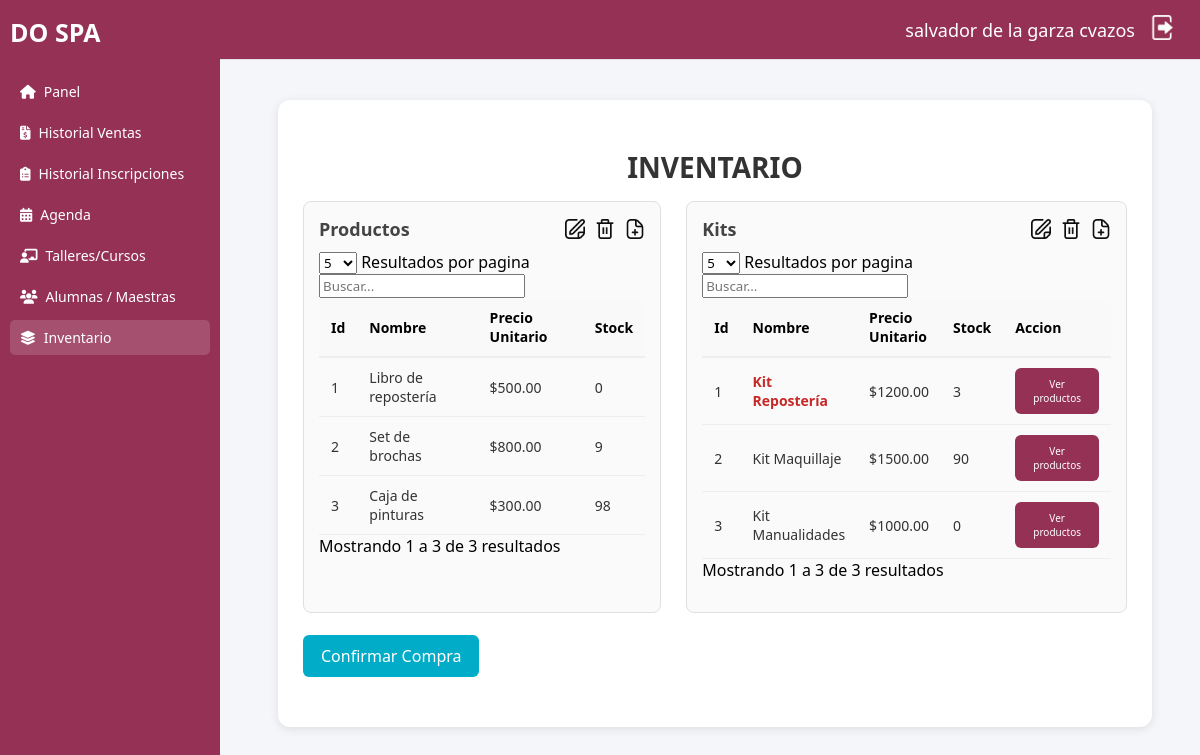
The page /inventario.php (signed in) on the database its author committed.
### tables this page shows
CREATE TABLE `productos` (
  `id_producto` int(11) NOT NULL,
  `nombre` varchar(255) DEFAULT NULL,
  `precio_unitario` decimal(10,2) DEFAULT NULL,
  `Stock` int(11) NOT NULL,
  `Activo` tinyint(1) NOT NULL DEFAULT 1
);

CREATE TABLE `kits_productos` (
  `id_kit` int(11) NOT NULL,
  `nombre` varchar(255) DEFAULT NULL,
  `precio_unitario` decimal(10,2) DEFAULT NULL,
  `Stock` int(11) NOT NULL,
  `Activo` tinyint(1) NOT NULL DEFAULT 1
);

### inventario.php (the view, shortened to what this page needs)
<?php
include_once("conexion.php");
if(empty($_SESSION['Id_Usuario'])){header("location: index.html");}else{
  $Nombre = $_SESSION['nombre'];
  $Amat = $_SESSION['amat'];
  $Apat = $_SESSION['apat'];
?>
<!DOCTYPE html>
<html lang="es">
  <head>
    <link rel="stylesheet" href="css/inventario_modal.css">
    <link rel="stylesheet" href="css/sidebar.css">
    <link rel="stylesheet" href="css/header.css">
    <link rel="stylesheet" href="css/inventario.css">
    <link rel="stylesheet" href="https://cdnjs.cloudflare.com/ajax/libs/font-awesome/6.4.0/css/all.min.css">
    <link rel="stylesheet" href="https://cdn.jsdelivr.net/npm/simple-datatables@latest/dist/style.css">
    <link rel="stylesheet" href="inventario_modal.css">
  </head>
  <body>
    <div class="dashboard">
      <aside class="sidebar">
        <div class="logo">DO SPA</div>
        <ul id="menu">
          <li><a href="main.php"><i class="fas fa-home"></i> Panel</a></li>
          <li><a href="ventas.php"><i class="fas fa-file-invoice-dollar"></i> Historial Ventas</a></li>
          <li><a href="inscripciones.php"><i class="fas fa-clipboard-list"></i> Historial Inscripciones</a></li>
          <li><a href="agenda.php"><i class="fas fa-calendar-days"></i> Agenda</a></li>
          <li><a href="talleres-cursos.php"><i class="fas fa-chalkboard-teacher"></i>Talleres/Cursos</a></li>
          <li><a href="alumnas-maestras.php"><i class="fa-solid fa-users"></i><span>Alumnas / Maestras</span></a></li>
          <li class="active"><a href="inventario.php"><i class="fas fa-layer-group"></i> Inventario</a></li>
        </ul>
      </aside>
      <main class="main">
              <header class="topbar">
                  <div class="user-info">
                  <span><?php echo $Nombre." ".$Apat." ".$Amat ?></span>
                  <a href="muerte.php"><img src="img/logout.png" id="btn-logout" alt="Salir"></a>
                  </div>
              </header>
              <div class="inventario">
                  <h2 class="titulo-inventario" align="center">INVENTARIO</h2>
                  <div class="tablas-inventario">
                      <section class="productos">
                      <div class="section-header">
                          <h3>Productos</h3>
                          <div class="section-actions">
                              <img src="img/editar.png" alt="Editar" class="icon btn-editar" width="20" data-tipo="producto">
                              <img src="img/eliminar.png" alt="Poner Stock 0" class="icon btn-stock-cero" width="20" data-tipo="producto">
                            <img src="img/agregar.png" alt="Agregar" class="icon btn-agregar-producto" width="20" style="cursor:pointer;">
                          </div>
                      </div>
                      <table id="TablaProductos" class="display">
                          <thead>
                          <tr>
                              <th>Id</th>
                              <th>Nombre</th>
                              <th>Precio Unitario</th>
                              <th>Stock</th>
                          </tr>
                          </thead>
                          <tbody>
                          <?php
                              $sql = "SELECT * FROM productos";
                              $r = mysqli_query($conexion, $sql);
                              while($mostrar = mysqli_fetch_array($r)) {
                          ?>
                          <tr>
                              <td><?php echo $mostrar['id_producto'] ?></td>
                              <td ><?php echo $mostrar['nombre'] ?></td>
                              <td><?php echo "$".$mostrar['precio_unitario'] ?></td>
                              <td><?php echo $mostrar['Stock'] ?></td>
                          </tr>
                          <?php } ?>
                          </tbody>
                      </table>
                      </section>
                      <section class="kits">
                        <div class="section-header">
                            <h3>Kits</h3>
                            <div class="section-actions">
                                <img src="img/editar.png" alt="Editar" class="icon btn-editar" width="20" data-tipo="kit">
                                <img src="img/eliminar.png" alt="Eliminar" class="icon btn-eliminar" width="20" data-tipo="kit">
                                <img src="img/agregar.png" alt="Agregar" class="icon btn-agregar-kit"  width="20" style="cursor:pointer;">
                            </div>
                        </div>
                        <table id="TablaKits" class="display">
                            <thead>
                            <tr>
                                <th>Id</th>
                                <th>Nombre</th>
                                <th>Precio Unitario</th>
                                <th>Stock</th>
                                <th>Accion</th>
                            </tr>
                            </thead>
                            <tbody>
                            <?php
                                $sql = "
                                  SELECT k.*,
                                    CASE
                                      WHEN EXISTS (
                                        SELECT 1
                                        FROM productos_kits pk
                                        JOIN productos p ON p.id_producto = pk.id_producto
                                        WHERE pk.id_kit = k.id_kit AND p.Stock = 0
                                      ) THEN 1 ELSE 0
                                    END AS tiene_inactivos
                                  FROM kits_productos k
                                ";
                                $r = mysqli_query($conexion, $sql);
                                while($mostrar = mysqli_fetch_assoc($r)) {
                            ?>
                              <tr>
                                  <td><?php echo htmlspecialchars($mostrar['id_kit']); ?></td>
                                  <td class="nombre-kit">
                                    <?php echo htmlspecialchars($mostrar['nombre']); ?>
                                  </td>
                                  <td><?php echo "$".htmlspecialchars($mostrar['precio_unitario']); ?></td>
                                  <td><?php echo htmlspecialchars($mostrar['Stock']); ?></td>
                                  <td>
                                    <button class="btn-ver-productos" data-id="<?php echo htmlspecialchars($mostrar['id_kit']); ?>">Ver productos</button>
                                  </td>
                              </tr>
                            <?php } ?>
                            </tbody>
                        </table>
                      </section>
                  </div>
                  <br>
                  <button class="btn-confirmar" disabled>Confirmar Compra</button>
            </div>
      </main>
    </div>
  </body>
</html>
<?php
}
?>

### css/inventario_modal.css (style rules this page uses)
.btn-ver-productos { align-self: flex-start; margin-bottom: 0px; padding: 9px 18px; background: #943154; border: none; border-radius: 6px; color: white; font-size: 10px; cursor: pointer; transition: 0.2s ease; }

### css/sidebar.css (style rules this page uses)
.sidebar { position: fixed; top: 0; left: 0; width: 220px; height: 100vh; background: #943154; color: #fff; padding: 15px 10px; box-sizing: border-box; font-family: 'Segoe UI', sans-serif; }
.sidebar .logo { font-size: 25px; font-weight: bold; margin-bottom: 25px; text-align: left; color: #fff; }
.sidebar ul { list-style: none; margin: 0; padding: 0; }
.sidebar li { margin: 6px 0; }
.sidebar a { display: flex; align-items: center; gap: 8px; padding: 8px 10px; color: #fff; text-decoration: none; font-size: 14px; border-radius: 5px; transition: background 0.3s; }
.sidebar a:hover, .sidebar .active a { background: rgba(255, 255, 255, 0.15); }

### css/header.css (style rules this page uses)
html { background: #f5f6fa; }
#btn-logout { cursor: pointer; width: 25px; transition: ease-in-out .15s; }
.topbar { position: fixed; top: 0; left: 220px; right: 0; height: 60px; background: #943154; display: flex; align-items: center; justify-content: flex-end; padding: 0 25px; border-bottom: 1px solid #e0e0e0; box-sizing: border-box; z-index: 1000; }
.user-info { display: flex; align-items: center; gap: 15px; font-size: 18px; color: #333; }
.user-info span { font-weight: 500; color: white; }

### css/inventario.css (style rules this page uses)
* { font-family: 'Segoe UI', sans-serif; }
.main { margin-left: 230px; margin-top: 60px; padding: 20px; background: #f5f6fa; min-height: calc(100vh - 60px); box-sizing: border-box; font-family: 'Segoe UI', sans-serif; }
a { text-decoration: none; color: #000; }
.inventario { background: #fff; padding: 25px; border-radius: 12px; box-shadow: 0 2px 10px rgba(0,0,0,0.1); margin: 20px; flex: 1; display: flex; flex-direction: column; }
.inventario .titulo-inventario { font-size: 28px; font-weight: 700; margin-bottom: 15px; color: #333; }
.btn-confirmar { align-self: flex-start; margin-bottom: 25px; padding: 10px 18px; background: #00ACC8; border: none; border-radius: 6px; color: white; font-size: 16px; cursor: pointer; transition: 0.2s ease; }
.tablas-inventario { display: grid; grid-template-columns: 1fr 1fr; gap: 25px; }
.tablas-inventario section { background: #fafafa; border: 1px solid #e0e0e0; border-radius: 8px; padding: 15px; }
.tablas-inventario h3 { margin-bottom: 10px; font-size: 18px; color: #444; }
#TablaProductos, #personasTabla, #TablaKits { width: 100%; border-collapse: collapse; font-family: 'Segoe UI', sans-serif; font-size: 14px; }
.tablas-inventario .section-header { display: flex; align-items: center; justify-content: space-between; gap: 12px; margin-bottom: 10px; }
.tablas-inventario .section-header h3 { margin: 0; font-size: 18px; color: #444; }
.section-actions { display: flex; align-items: center; gap: 10px; }
.section-actions .icon { width: 20px; height: 20px; cursor: pointer; vertical-align: middle; opacity: 0.95; transition: transform .12s ease, opacity .12s ease; }

### rows shown on the page
productos: id_producto "1", nombre "Libro de repostería", precio_unitario "500.00", Stock "0"
productos: id_producto "2", nombre "Set de brochas", precio_unitario "800.00", Stock "9"
productos: id_producto "3", nombre "Caja de pinturas", precio_unitario "300.00", Stock "98"
kits_productos: id_kit "1", nombre "Kit Repostería", precio_unitario "1200.00", Stock "3"
kits_productos: id_kit "2", nombre "Kit Maquillaje", precio_unitario "1500.00", Stock "90"
kits_productos: id_kit "3", nombre "Kit Manualidades", precio_unitario "1000.00", Stock "0"

### other values the page prints
$Nombre "salvador"
$Apat "de la garza"
$Amat "cvazos"
